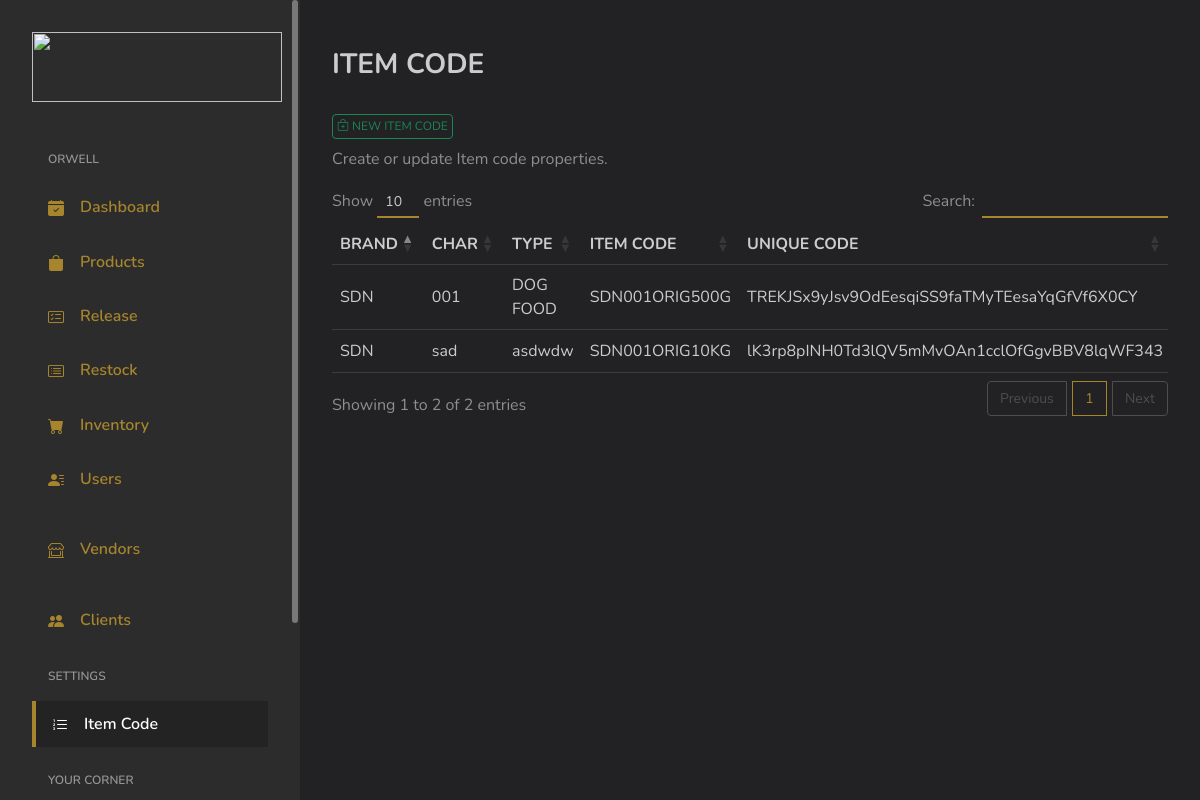
The app's page /admin/settings_itemcodepage, older data.
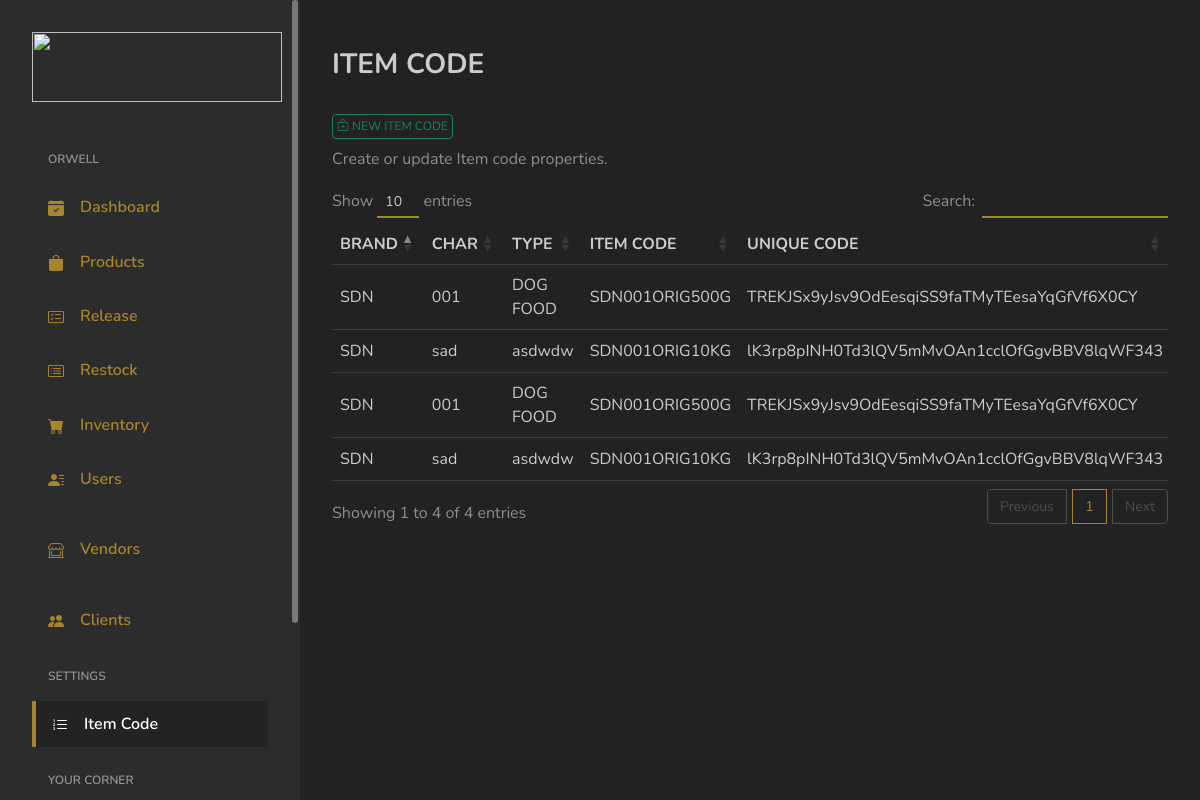
The same page, newer data.
### tables this page shows
CREATE TABLE `tb_itemcode` (
  `uniqueID` varchar(255) DEFAULT NULL,
  `Brand_Top` varchar(255) DEFAULT NULL,
  `Cat_Char` varchar(255) DEFAULT NULL,
  `Prod_Type` varchar(255) DEFAULT NULL,
  `Brand_Bot` varchar(255) DEFAULT NULL,
  `Prod_Line` varchar(255) DEFAULT NULL,
  `New_Type` varchar(255) DEFAULT NULL,
  `Prod_Variant` varchar(255) DEFAULT NULL,
  `Prod_Size` varchar(255) DEFAULT NULL,
  `ItemCode` varchar(255) DEFAULT NULL,
  `TimeStamp` varchar(255) DEFAULT NULL
);

### application/controllers/Admin.php (called while the page is built, shortened)
<?php
class Admin extends MY_Controller {
	public $globalData = [];
	public function __construct()
	{
		$this->load->model('Model_Selects');
		$this->load->model('Model_Security');
		$this->load->model('Model_Inserts');
		$this->load->model('Model_Logbook');
	}
	public function view_settings_itemcode()
	{
		$data = [];
		$data = array_merge($data, $this->globalData);
		$header['pageTitle'] = 'Item Code Settings';
		$data['globalHeader'] = $this->load->view('main/globals/header', $header);
		$data['AllItem_Code'] = $this->Model_Selects->AllItem_Code();
		$this->load->view('admin/settings_itemcode', $data);
	}
}

### index.php (called while the page is built, shortened)
<?php
require_once BASEPATH.'core/CodeIgniter.php';

### application/models/Model_Selects.php (called while the page is built, shortened)
<?php
class Model_Selects extends CI_Model {
	public function AllItem_Code()
	{
		$this->db->select('*');
		$result = $this->db->get('tb_itemcode');
		return $result;
	}
}

### application/views/admin/settings_itemcode.php (the view, shortened to what this page needs)
<link rel="stylesheet" type="text/css" href="https://cdn.datatables.net/1.11.3/css/dataTables.bootstrap4.min.css"/>
</head>
<body>
<div id="app">
	<div id="main">
		<div class="page-heading">
			<div class="page-title">
				<div class="row">
					<div class="col-12 col-md-12">
						<h3>ITEM CODE</h3>
					</div>
					<div class="col-12 col-md-12 pt-4 pb-2">
						<button type="button" class="newitemcode-btn btn btn-sm-success" style="font-size: 12px;"><i class="bi bi-bag-plus"></i> NEW ITEM CODE</button>
					</div>
					<p class="text-subtitle text-muted">Create or update Item code properties.</p>
				</div>
			</div>
			<section class="section">
				<div class="table-responsive">
					<table id="itemcodess" class="table">
						<thead>
							<tr>
								<th>
									BRAND
								</th>
								<th>
									CHAR
								</th>
								<th>
									TYPE
								</th>
								<th>
									ITEM CODE
								</th>
								<th>
									UNIQUE CODE
								</th>
							</tr>
						</thead>
						<tbody>
							<?php foreach ($AllItem_Code->result_array() as $row): ?>
								<tr scope="row">
									<td>
										<?php print $row['Brand_Top']; ?>
									</td>
									<td>
										<?php print $row['Cat_Char']; ?>
									</td>
									<td>
										<?php print $row['Prod_Type']; ?>
									</td>
									<td>
										<?php print $row['ItemCode']; ?>
									</td>
									<td>
										<?php print $row['uniqueID']; ?>
									</td>
								</tr>
							<?php endforeach ?>
						</tbody>
					</table>
				</div>
			</section>
		</div>
	</div>
</div>
</body>
</html>

Row changes from the older to the newer data that the page shows:
added tb_itemcode: Brand_Top "SDN", Cat_Char "001", Prod_Type "DOG FOOD", ItemCode "SDN001ORIG500G", uniqueID "TREKJSx9yJsv9OdEesqiSS9faTMyTEesaYqGfVf6X0CY"
added tb_itemcode: Brand_Top "SDN", Cat_Char "sad", Prod_Type "asdwdw", ItemCode "SDN001ORIG10KG", uniqueID "lK3rp8pINH0Td3lQV5mMvOAn1cclOfGgvBBV8lqWF343"
Text that changed along with them:
text written by a page script: "Show entries Search: Showing 1 to 2 of 2 entries Previous 1 Next" → "Show entries Search: Showing 1 to 4 of 4 entries Previous 1 Next"
